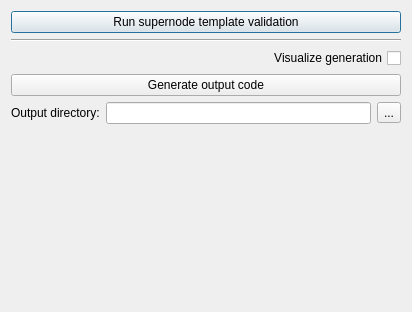
<?xml version="1.0" encoding="UTF-8"?>
<ui version="4.0">
 <class>Validation</class>
 <widget class="QDialog" name="Validation">
  <property name="geometry">
   <rect>
    <x>0</x>
    <y>0</y>
    <width>412</width>
    <height>312</height>
   </rect>
  </property>
  <property name="windowTitle">
   <string>Validation</string>
  </property>
  <layout class="QGridLayout" name="gridLayout">
   <item row="0" column="0" colspan="3">
    <widget class="QPushButton" name="runValidation">
     <property name="text">
      <string>Run supernode template validation</string>
     </property>
    </widget>
   </item>
   <item row="5" column="0" colspan="3">
    <spacer name="verticalSpacer">
     <property name="orientation">
      <enum>Qt::Vertical</enum>
     </property>
     <property name="sizeHint" stdset="0">
      <size>
       <width>20</width>
       <height>40</height>
      </size>
     </property>
    </spacer>
   </item>
   <item row="3" column="0" colspan="3">
    <widget class="QPushButton" name="generateCode">
     <property name="text">
      <string>Generate output code</string>
     </property>
    </widget>
   </item>
   <item row="4" column="1">
    <widget class="QLineEdit" name="outputPath"/>
   </item>
   <item row="4" column="2">
    <widget class="QToolButton" name="browseOutput">
     <property name="text">
      <string>...</string>
     </property>
    </widget>
   </item>
   <item row="1" column="0" colspan="3">
    <widget class="Line" name="line">
     <property name="orientation">
      <enum>Qt::Horizontal</enum>
     </property>
    </widget>
   </item>
   <item row="4" column="0">
    <widget class="QLabel" name="label">
     <property name="text">
      <string>Output directory:</string>
     </property>
    </widget>
   </item>
   <item row="2" column="0" colspan="3">
    <widget class="QCheckBox" name="visualize">
     <property name="toolTip">
      <string>Debug visualizes the code generation process.</string>
     </property>
     <property name="layoutDirection">
      <enum>Qt::RightToLeft</enum>
     </property>
     <property name="text">
      <string>Visualize generation</string>
     </property>
    </widget>
   </item>
  </layout>
 </widget>
 <resources/>
 <connections/>
</ui>
